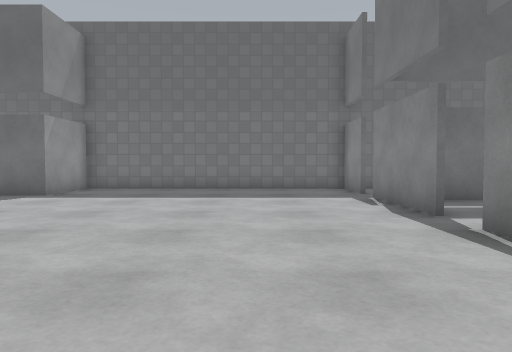
View 1 (above)

19 first-person views from a walk through a world built for the Gazebo simulator. The camera is 0.94 m above the floor, tilts 2° down and sees 70° across. The floor is counted in squares, 1 m on a side. Each view is taken from the middle of a square. On the plan, view 1 faces up. The plan holds only what a view shows up to about 13 squares ahead; the rest is blank. The place goes on beyond the plan. Gazebo's built-in surfaces are drawn with simple patterns.

View 2
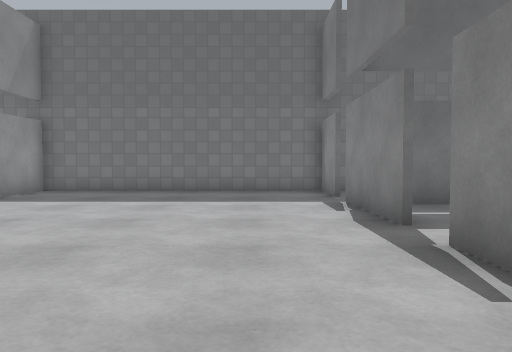

View 3
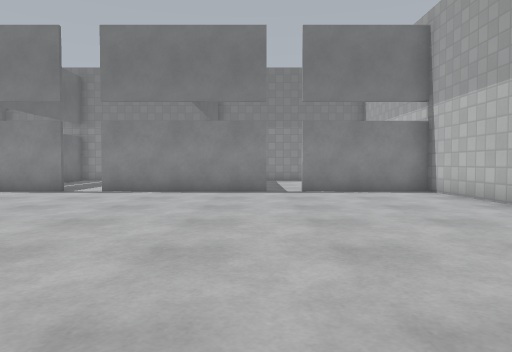

View 4
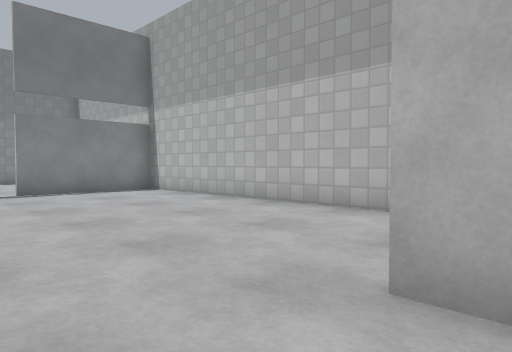

View 5
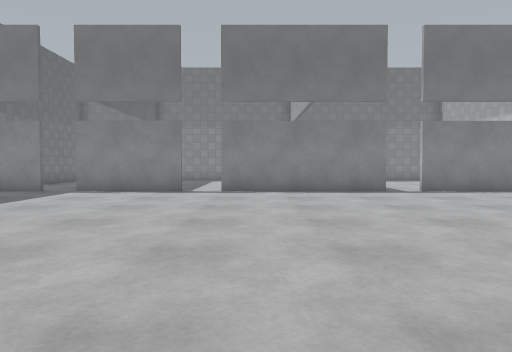

View 6
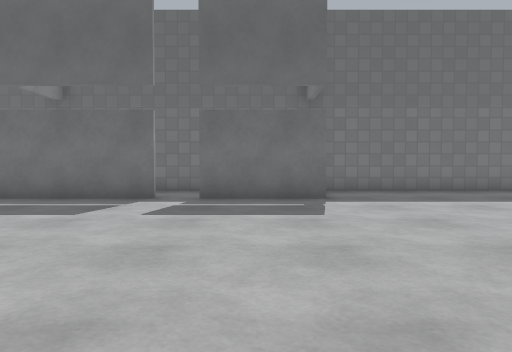

View 7
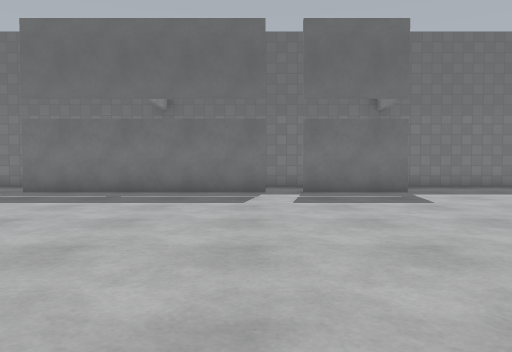

View 8
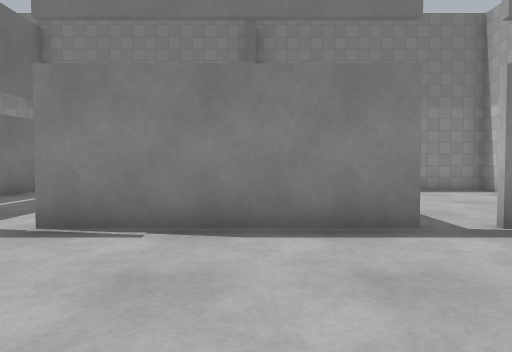

View 9
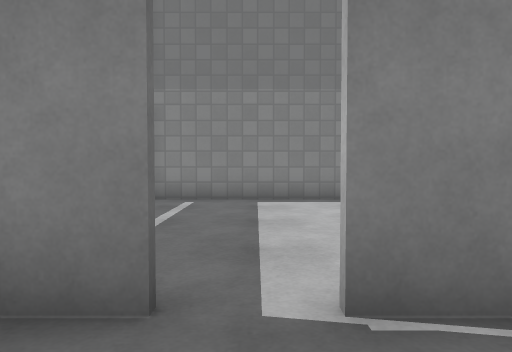

View 10
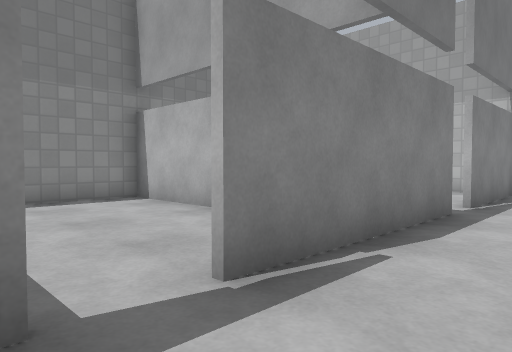

View 11
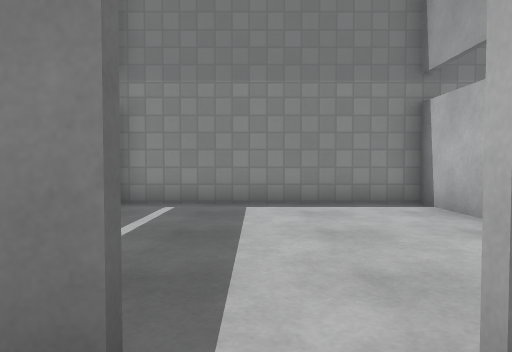

View 12
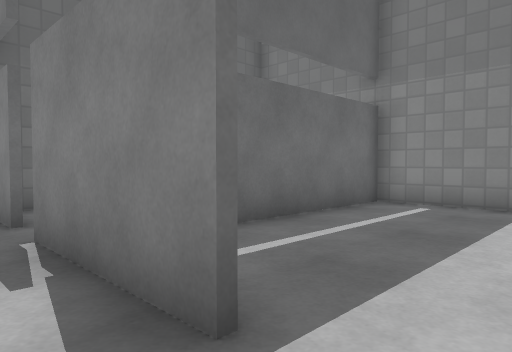

View 13
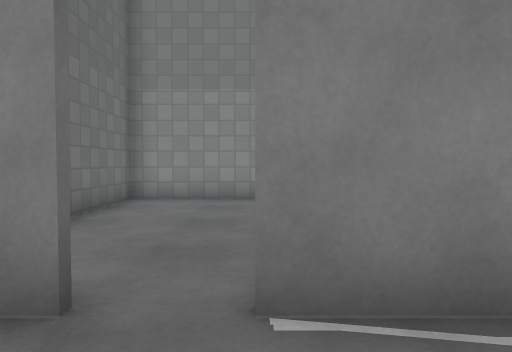

View 14
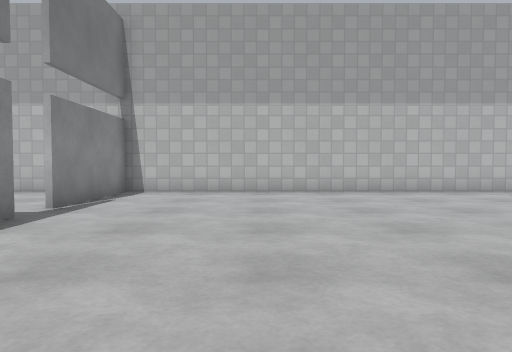

View 15
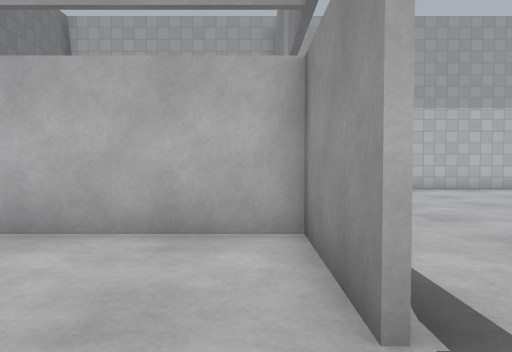

View 16
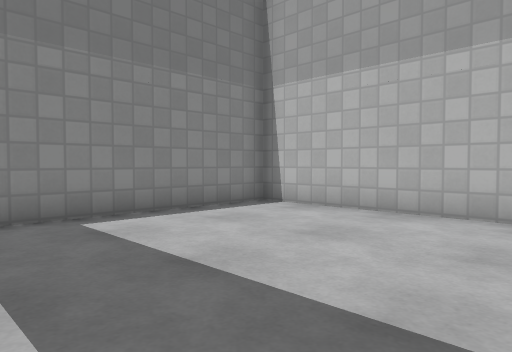

View 17
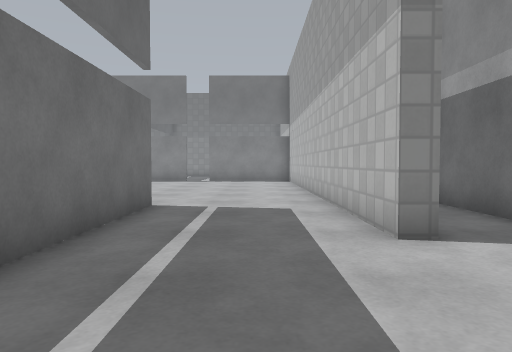

View 18
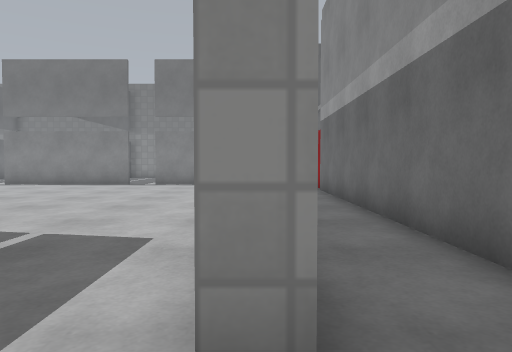

View 19
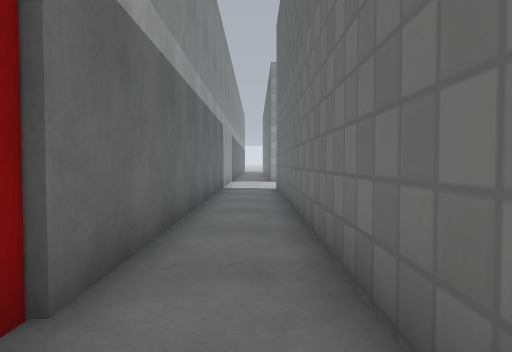

### Floor plan
Points are (right, up) in squares from view 1. A wall is a line through its corners. A room is listed if a view was taken in it or the views show most of it. See-through windows are left out.
Room 1 (views 1, 2, 3, 4, 5, 6, 7, 8, 9, 10, 11, 12, 13, 14, 17, 18)
walls: (-7.7, -1.7) (-12.7, -1.7); (-8.6, -1.5) (-7.7, -1.5); (-10.6, 10.7) (-16.5, 10.7); (-11.5, -6.4) (-11.5, -5.8) (3.2, -5.8) (3.2, -1.5); (-0.5, -6.2) (-11, -6.2); (3.2, -0.4) (3.2, 5.3); (-10.9, -8.3) (-0.4, -8.3); (3.2, 6.4) (3.2, 10.1); (3.2, 11.1) (3.2, 13.2) (-6.1, 13.2) (-6.1, 10.7) (-9.5, 10.7)
ways out: opening at (3, 6) to room 2; opening at (3, -1) to room 3; opening at (0, -7) to room 4; opening at (-10, 11)
Room 2 (view 15)
walls: (3.4, 5.2) (3.4, 2.2) (10.5, 2.2) (10.5, 9.3) (4.5, 9.3)
ways out: opening at (3, 6) to room 1
Room 3 (view 16)
walls: (4.5, -5.8) (10.5, -5.8) (10.5, 1.6)
ways out: opening at (3, -1) to room 1
Room 4 (view 19)
walls: (1, -6.2) (-0.5, -6.2)
ways out: opening at (0, -7) to room 1
objects: other object (0, -8) to (1, -8)

Positions as (right, up) in squares from view 1, and headings:
1: (0, 0), facing up
2: (1, 1), facing up
3: (-9, 0), facing right
4: (-9, 1), facing down-right
5: (-9, 4), facing right
6: (-8, 1), facing up
7: (-11, -1), facing up
8: (-2, 2), facing right
9: (1, -1), facing right
10: (1, 7), facing down-right
11: (2, 6), facing right
12: (2, 5), facing up-right
13: (1, 10), facing right
14: (-1, 6), facing down
15: (4, 7), facing down
16: (4, 1), facing down-right
17: (-16, -4), facing right
18: (-13, -6), facing right
19: (2, -7), facing left
